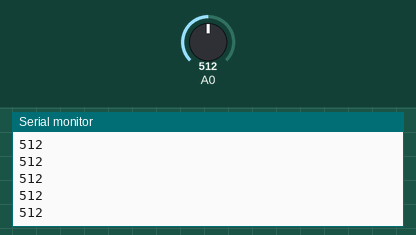
Simulated run of this sketch. Board: Arduino Uno, built with avr-gcc and run on an emulated ATmega328P. Shown: the last lines printed to the serial monitor. The inputs (shaded band) are chosen by the test bench; at power-on: A0 = 512.

Above: at 1.2 s.
1.3 s: A0 set to 716
At 1.8 s:
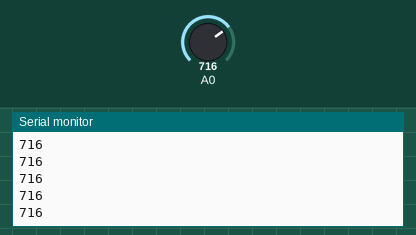
2.8 s: A0 set to 900
At 3.5 s:
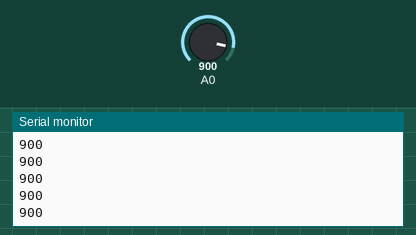
Timing chart, 0 to 5.8 s (numbered marks = the images above; inputs shaded):
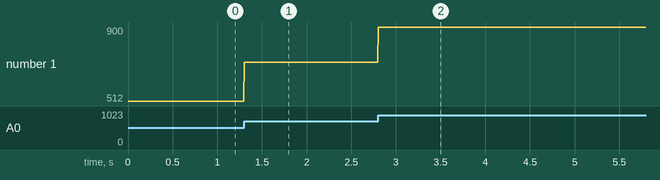

Measured:
- after the input at 1.3 s, the serial monitor: prints a new line at once (image 1)
- after the input at 2.8 s, the serial monitor: prints a new line at once (image 2)
- plotted number 1: 512 → 716 after the input at 1.3 s, 716 → 900 after the input at 2.8 s

The sketch:

single_node.ino
```cpp
void setup() {
  // Start serial communication at 9600 baud
  Serial.begin(115200);
}

void loop() {
  // Read analog value from pin A1
  int value = analogRead(A0);

  // Print the value to Serial Monitor or Plotter
  Serial.println(value);
  delay(5);
}
```
